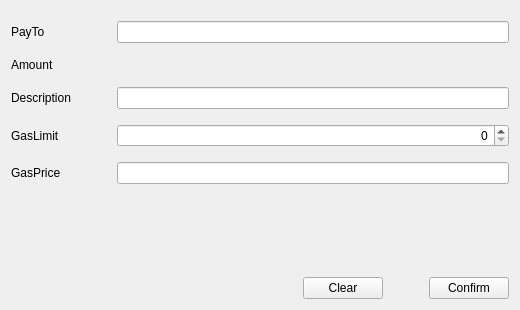
<?xml version="1.0" encoding="UTF-8"?>
<ui version="4.0">
 <class>SendTokenPage</class>
 <widget class="QWidget" name="SendTokenPage">
  <property name="enabled">
   <bool>true</bool>
  </property>
  <property name="geometry">
   <rect>
    <x>0</x>
    <y>0</y>
    <width>520</width>
    <height>310</height>
   </rect>
  </property>
  <property name="windowTitle">
   <string>Form</string>
  </property>
  <layout class="QVBoxLayout" name="verticalLayout">
   <item>
    <spacer name="verticalSpacer_2">
     <property name="orientation">
      <enum>Qt::Vertical</enum>
     </property>
     <property name="sizeType">
      <enum>QSizePolicy::Fixed</enum>
     </property>
     <property name="sizeHint" stdset="0">
      <size>
       <width>20</width>
       <height>10</height>
      </size>
     </property>
    </spacer>
   </item>
   <item>
    <layout class="QGridLayout" name="gridLayout">
     <property name="verticalSpacing">
      <number>15</number>
     </property>
     <item row="0" column="0">
      <widget class="QLabel" name="labelPayTo">
       <property name="minimumSize">
        <size>
         <width>100</width>
         <height>0</height>
        </size>
       </property>
       <property name="text">
        <string>PayTo</string>
       </property>
      </widget>
     </item>
     <item row="1" column="0">
      <widget class="QLabel" name="labelAmount">
       <property name="minimumSize">
        <size>
         <width>100</width>
         <height>0</height>
        </size>
       </property>
       <property name="text">
        <string>Amount</string>
       </property>
      </widget>
     </item>
     <item row="3" column="0">
      <widget class="QLabel" name="labelGasLimit">
       <property name="minimumSize">
        <size>
         <width>100</width>
         <height>0</height>
        </size>
       </property>
       <property name="text">
        <string>GasLimit</string>
       </property>
      </widget>
     </item>
     <item row="4" column="0">
      <widget class="QLabel" name="labelGasPrice">
       <property name="minimumSize">
        <size>
         <width>100</width>
         <height>0</height>
        </size>
       </property>
       <property name="text">
        <string>GasPrice</string>
       </property>
      </widget>
     </item>
     <item row="2" column="0">
      <widget class="QLabel" name="labelDescription">
       <property name="minimumSize">
        <size>
         <width>100</width>
         <height>0</height>
        </size>
       </property>
       <property name="text">
        <string>Description</string>
       </property>
      </widget>
     </item>
     <item row="0" column="1">
      <widget class="QValidatedLineEdit" name="lineEditPayTo"/>
     </item>
     <item row="2" column="1">
      <widget class="QLineEdit" name="lineEditDescription"/>
     </item>
     <item row="4" column="1">
      <widget class="BitcoinAmountField" name="lineEditGasPrice"/>
     </item>
     <item row="3" column="1">
      <widget class="QSpinBox" name="lineEditGasLimit">
       <property name="alignment">
        <set>Qt::AlignRight|Qt::AlignTrailing|Qt::AlignVCenter</set>
       </property>
      </widget>
     </item>
     <item row="1" column="1">
      <widget class="TokenAmountField" name="lineEditAmount" native="true"/>
     </item>
    </layout>
   </item>
   <item>
    <spacer name="verticalSpacer">
     <property name="orientation">
      <enum>Qt::Vertical</enum>
     </property>
     <property name="sizeHint" stdset="0">
      <size>
       <width>20</width>
       <height>40</height>
      </size>
     </property>
    </spacer>
   </item>
   <item>
    <layout class="QHBoxLayout" name="horizontalLayout">
     <item>
      <spacer name="horizontalSpacer">
       <property name="orientation">
        <enum>Qt::Horizontal</enum>
       </property>
       <property name="sizeType">
        <enum>QSizePolicy::Expanding</enum>
       </property>
       <property name="sizeHint" stdset="0">
        <size>
         <width>40</width>
         <height>20</height>
        </size>
       </property>
      </spacer>
     </item>
     <item>
      <widget class="QPushButton" name="clearButton">
       <property name="text">
        <string>Clear</string>
       </property>
      </widget>
     </item>
     <item>
      <spacer name="horizontalSpacer_2">
       <property name="orientation">
        <enum>Qt::Horizontal</enum>
       </property>
       <property name="sizeType">
        <enum>QSizePolicy::Fixed</enum>
       </property>
       <property name="sizeHint" stdset="0">
        <size>
         <width>40</width>
         <height>20</height>
        </size>
       </property>
      </spacer>
     </item>
     <item>
      <widget class="QPushButton" name="confirmButton">
       <property name="text">
        <string>Confirm</string>
       </property>
      </widget>
     </item>
    </layout>
   </item>
  </layout>
 </widget>
 <customwidgets>
  <customwidget>
   <class>QValidatedLineEdit</class>
   <extends>QLineEdit</extends>
   <header>qt/qvalidatedlineedit.h</header>
  </customwidget>
  <customwidget>
   <class>BitcoinAmountField</class>
   <extends>QLineEdit</extends>
   <header>qt/glitchamountfield.h</header>
   <container>1</container>
  </customwidget>
  <customwidget>
   <class>TokenAmountField</class>
   <extends>QWidget</extends>
   <header>qt/tokenamountfield.h</header>
   <container>1</container>
  </customwidget>
 </customwidgets>
 <resources/>
 <connections/>
</ui>
